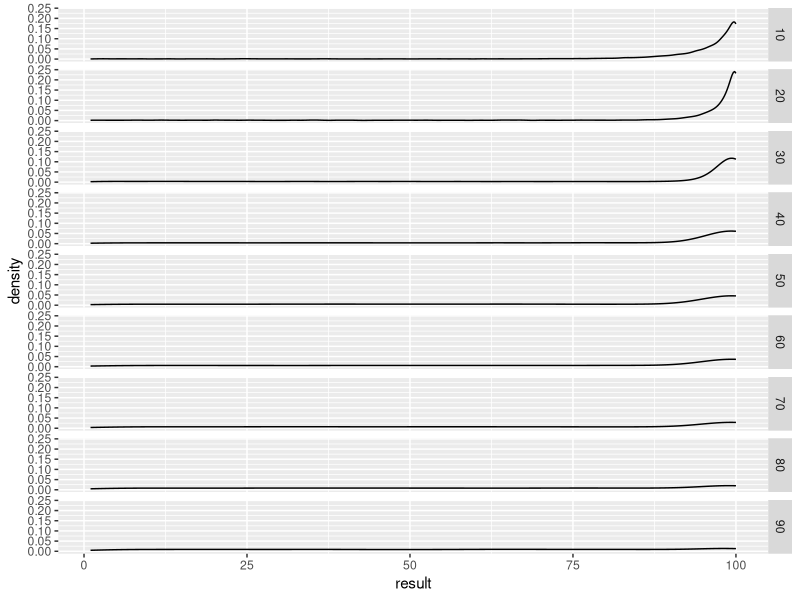

Reproduce this figure in R. (Note: a time limit stopped this script after it produced the figure.)
#!/usr/bin/Rscript

library(tidyverse)

dfa <- data.frame(cutoff=numeric(), result=numeric())
for (cutoff in seq(from=10, to=90, by=10)){
  for (i in 1:10000){
    x <- sample(1:100, size=100)
    x_pass <- x[1:cutoff]
    max_pass <- max(x_pass)
    cutoff1 <- cutoff + 1
    x_keep <- x[cutoff1:100]
    x_select <- head(x_keep[x_keep>max_pass], 1)
    result <- ifelse(length(x_select)==1, x_select, x[100])
    dfa <- bind_rows(dfa, data.frame(cutoff=cutoff, result=result))
  }
}
write_tsv(dfa, "all_results.txt")
g <- ggplot(dfa, aes(x=result)) + geom_density() + facet_grid(rows = vars(cutoff))
ggsave("all_density.png", g, width=15, height=20)
dfam <- dfa %>% group_by(cutoff) %>% summarise(median=median(result), mean=mean(result))
write_tsv(dfam, "all_median.txt")
dfac <- dfa %>% filter(result>=98) %>% group_by(cutoff, result) %>% summarise(number=n()) %>% mutate(percent=number/10000*100)
write_tsv(dfac, "all_number.txt")


dfb <- data.frame(cutoff=numeric(), result=numeric())
for (cutoff in seq(from=30, to=40, by=1)){
  for (i in 1:100000){
    x <- sample(1:100, size=100)
    x_pass <- x[1:cutoff]
    max_pass <- max(x_pass)
    cutoff1 <- cutoff + 1
    x_keep <- x[cutoff1:100]
    x_select <- head(x_keep[x_keep>max_pass], 1)
    result <- ifelse(length(x_select)==1, x_select, x[100])
    dfb <- bind_rows(dfb, data.frame(cutoff=cutoff, result=result))
  }
}
write_tsv(dfb, "refine_results.txt")
g <- ggplot(dfb, aes(x=result)) + geom_density() + facet_grid(rows = vars(cutoff))
ggsave("refine_density.png", g, width=15, height=20)
dfbm <- dfb %>% group_by(cutoff) %>% summarise(median=median(result), mean=mean(result))
write_tsv(dfbm, "refine_median.txt")
dfbc <- dfb %>% filter(result>=98) %>% group_by(cutoff, result) %>% summarise(number=n()) %>% mutate(percent=number/100000*100)
write_tsv(dfbc, "refine_number.txt")
